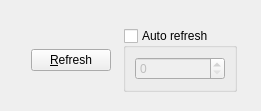
<?xml version="1.0" encoding="UTF-8"?>
<ui version="4.0">
 <class>Widget</class>
 <widget class="QWidget" name="Widget">
  <property name="geometry">
   <rect>
    <x>0</x>
    <y>0</y>
    <width>261</width>
    <height>111</height>
   </rect>
  </property>
  <property name="windowTitle">
   <string>Widget</string>
  </property>
  <layout class="QGridLayout" name="gridLayout_3">
   <item row="0" column="1">
    <spacer name="verticalSpacer_4">
     <property name="orientation">
      <enum>Qt::Vertical</enum>
     </property>
     <property name="sizeHint" stdset="0">
      <size>
       <width>20</width>
       <height>0</height>
      </size>
     </property>
    </spacer>
   </item>
   <item row="1" column="0">
    <spacer name="horizontalSpacer_4">
     <property name="orientation">
      <enum>Qt::Horizontal</enum>
     </property>
     <property name="sizeHint" stdset="0">
      <size>
       <width>0</width>
       <height>20</height>
      </size>
     </property>
    </spacer>
   </item>
   <item row="1" column="1">
    <layout class="QGridLayout" name="gridLayout">
     <item row="0" column="0">
      <widget class="Line" name="line">
       <property name="orientation">
        <enum>Qt::Horizontal</enum>
       </property>
      </widget>
     </item>
     <item row="0" column="1" colspan="5">
      <widget class="::cppdevtk::gui::DiskSpaceWidget" name="pDiskSpaceWidget_" native="true"/>
     </item>
     <item row="1" column="2">
      <spacer name="verticalSpacer">
       <property name="orientation">
        <enum>Qt::Vertical</enum>
       </property>
       <property name="sizeHint" stdset="0">
        <size>
         <width>20</width>
         <height>13</height>
        </size>
       </property>
      </spacer>
     </item>
     <item row="1" column="4" rowspan="3">
      <widget class="QGroupBox" name="pGroupBoxAutoRefresh_">
       <property name="title">
        <string>Auto refresh</string>
       </property>
       <property name="checkable">
        <bool>true</bool>
       </property>
       <property name="checked">
        <bool>false</bool>
       </property>
       <layout class="QGridLayout" name="gridLayout_2">
        <item row="0" column="0">
         <widget class="QSpinBox" name="pSpinBoxAutoRefreshInterval_">
          <property name="readOnly">
           <bool>false</bool>
          </property>
          <property name="maximum">
           <number>10</number>
          </property>
         </widget>
        </item>
       </layout>
      </widget>
     </item>
     <item row="2" column="1">
      <spacer name="horizontalSpacer">
       <property name="orientation">
        <enum>Qt::Horizontal</enum>
       </property>
       <property name="sizeHint" stdset="0">
        <size>
         <width>0</width>
         <height>20</height>
        </size>
       </property>
      </spacer>
     </item>
     <item row="2" column="2">
      <widget class="QPushButton" name="pPushButtonRefresh_">
       <property name="text">
        <string>&amp;Refresh</string>
       </property>
      </widget>
     </item>
     <item row="2" column="3">
      <spacer name="horizontalSpacer_2">
       <property name="orientation">
        <enum>Qt::Horizontal</enum>
       </property>
       <property name="sizeHint" stdset="0">
        <size>
         <width>0</width>
         <height>20</height>
        </size>
       </property>
      </spacer>
     </item>
     <item row="2" column="5">
      <spacer name="horizontalSpacer_3">
       <property name="orientation">
        <enum>Qt::Horizontal</enum>
       </property>
       <property name="sizeHint" stdset="0">
        <size>
         <width>0</width>
         <height>20</height>
        </size>
       </property>
      </spacer>
     </item>
     <item row="3" column="2">
      <spacer name="verticalSpacer_2">
       <property name="orientation">
        <enum>Qt::Vertical</enum>
       </property>
       <property name="sizeHint" stdset="0">
        <size>
         <width>20</width>
         <height>13</height>
        </size>
       </property>
      </spacer>
     </item>
    </layout>
   </item>
   <item row="1" column="2">
    <spacer name="horizontalSpacer_5">
     <property name="orientation">
      <enum>Qt::Horizontal</enum>
     </property>
     <property name="sizeHint" stdset="0">
      <size>
       <width>0</width>
       <height>20</height>
      </size>
     </property>
    </spacer>
   </item>
   <item row="2" column="1">
    <spacer name="verticalSpacer_3">
     <property name="orientation">
      <enum>Qt::Vertical</enum>
     </property>
     <property name="sizeHint" stdset="0">
      <size>
       <width>20</width>
       <height>0</height>
      </size>
     </property>
    </spacer>
   </item>
  </layout>
 </widget>
 <customwidgets>
  <customwidget>
   <class>::cppdevtk::gui::DiskSpaceWidget</class>
   <extends>QWidget</extends>
   <header location="global">cppdevtk/gui/disk_space_widget.hpp</header>
   <container>1</container>
  </customwidget>
 </customwidgets>
 <resources/>
 <connections/>
</ui>
